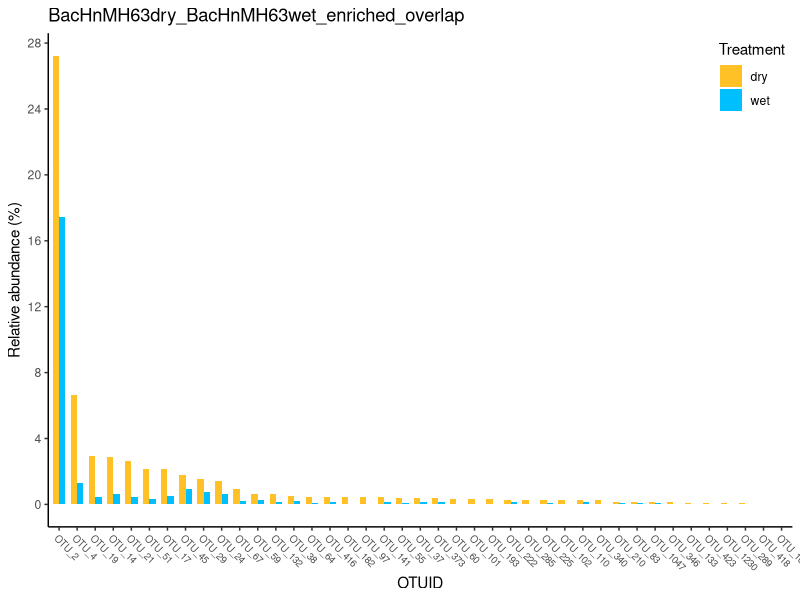

This figure's R source: (Note: this script raises an error after producing the figure.)
## ---- chunk 1
print(paste("Your working directory is in",getwd()))
rm(list=ls()) 

library(ggplot2)
library(ggpubr)
library(dplyr)
## ---- chunk 2
data <- read.table("./data/Fig-20181221-otubar-test.txt", header = T)
## ---- chunk 3
data_en_over <- filter(data, Type == "enriched_overlap")
data_en_over_dry <- filter(data_en_over, Treatment == "dry")
data_en_over_wet <- filter(data_en_over, Treatment == "wet")
## ---- chunk 4
data_en_over_dry  <- arrange(data_en_over_dry, desc(RA)) # decrease sort
data_en_over_dry$OTUID=factor(data_en_over_dry$OTUID,levels = data_en_over_dry$OTUID)
data_en_over_wet  <- arrange(data_en_over_wet, desc(RA)) # decrease sort
data_en_over_wet$OTUID=factor(data_en_over_wet$OTUID,levels = data_en_over_wet$OTUID)
data_en_over_merge <- rbind(data_en_over_dry, data_en_over_wet)
head(data_en_over_merge)
## ---- chunk 5
p = ggplot(data_en_over_merge, aes(x = OTUID, y = RA, fill = Treatment)) + 
  geom_bar(stat="identity", position=position_dodge(),width=0.7, na.rm = TRUE)+
  scale_fill_manual(values=c("goldenrod1", "deepskyblue"))+ 
  xlab("OTUID")+
  ylab("Relative abundance (%)")+
  theme_classic()+
  theme(axis.text.x = element_text(angle = -45, vjust = 1, hjust = 0, size = 7)) + 
  ggtitle("BacHnMH63dry_BacHnMH63wet_enriched_overlap")+ 
  theme(legend.justification=c(1,1), legend.position=c(1,1))+ 
  scale_y_continuous(breaks=seq(0, 30, 4))
p
ggsave(paste("result/20181221-otubar-BacHnMH63dry_wet_enriched_overlap.pdf", sep=""), p, width = 6, height = 4)
## ---- chunk 6
data_en_aa <- filter(data, Type == "enriched_AA")
data_en_aa_dry <- filter(data_en_aa, Treatment == "dry")
data_en_aa_wet <- filter(data_en_aa, Treatment == "wet")
## ---- chunk 7
data_en_aa_dry  <- arrange(data_en_aa_dry, desc(RA)) # decrease sort
data_en_aa_dry$OTUID=factor(data_en_aa_dry$OTUID,levels = data_en_aa_dry$OTUID)
data_en_aa_wet  <- arrange(data_en_aa_wet, desc(RA)) # decrease sort
data_en_aa_wet$OTUID=factor(data_en_aa_wet$OTUID,levels = data_en_aa_wet$OTUID)
data_en_aa_merge <- rbind(data_en_aa_dry, data_en_aa_wet)
head(data_en_aa_merge)
## ---- chunk 8
p = ggplot(data_en_aa_merge, aes(x = OTUID, y = RA, fill = Treatment)) + 
  geom_bar(stat="identity", position=position_dodge(),width=0.7, na.rm = TRUE)+
  scale_fill_manual(values=c("goldenrod1", "deepskyblue"))+ 
  xlab("OTUID")+
  ylab("Relative abundance(%)")+
  theme_classic()+
  theme(axis.text.x = element_text(angle = -45, vjust = 1, hjust = 0, size = 7)) + 
  ggtitle("BacHnMH63dry_BacHnMH63wet_enriched_AA")+ 
  theme(legend.justification=c(1,1), legend.position=c(1,1))+ 
  scale_y_continuous(breaks=seq(0, 5, 1))
p

ggsave(paste("result/20181221-otubar-BacHnMH63dry_wet_enriched_AA.pdf", sep=""), p, width = 6, height = 4)
## ---- chunk 9
data_de_over <- filter(data, Type == "depleted_overlap")
data_de_over_dry <- filter(data_de_over, Treatment == "dry")
data_de_over_wet <- filter(data_de_over, Treatment == "wet")
## ---- chunk 10
data_de_over_dry  <- arrange(data_de_over_dry, desc(RA)) # decrease sort
data_de_over_dry$OTUID=factor(data_de_over_dry$OTUID,levels = data_de_over_dry$OTUID)
data_de_over_wet  <- arrange(data_de_over_wet, desc(RA)) # decrease sort
data_de_over_wet$OTUID=factor(data_de_over_wet$OTUID,levels = data_de_over_wet$OTUID)
data_de_over_merge <- rbind(data_de_over_wet, data_de_over_dry)
head(data_de_over_merge)
## ---- chunk 11
p = ggplot(data_de_over_merge, aes(x = OTUID, y = RA, fill = Treatment)) + 
  geom_bar(stat="identity", position=position_dodge(),width=0.7, na.rm = TRUE)+
  scale_fill_manual(values=c("goldenrod1", "deepskyblue"))+ 
  xlab("OTUID")+
  ylab("Relative abundance(%)")+
  theme_classic()+
  theme(axis.text.x = element_text(angle = -45, vjust = 1, hjust = 0, size = 7)) + 
  ggtitle("BacHnMH63dry_BacHnMH63wet_depleted_overlap")+ 
  theme(legend.justification=c(1,1), legend.position=c(1,1))+ 
  scale_y_continuous(breaks=seq(0, 5, 0.5))
p

ggsave(paste("result/20181221-otubar-BacHnMH63dry_wet_depleted_overlap.pdf", sep=""), p, width = 6, height = 4)
## ---- chunk 12
data_de_aa <- filter(data, Type == "depleted_AA")
data_de_aa_dry <- filter(data_de_aa, Treatment == "dry")
data_de_aa_wet <- filter(data_de_aa, Treatment == "wet")
## ---- chunk 13
data_de_aa_dry  <- arrange(data_de_aa_dry, desc(RA)) # decrease sort
data_de_aa_dry$OTUID=factor(data_de_aa_dry$OTUID,levels = data_de_aa_dry$OTUID)
data_de_aa_wet  <- arrange(data_de_aa_wet, desc(RA)) # decrease sort
data_de_aa_wet$OTUID=factor(data_de_aa_wet$OTUID,levels = data_de_aa_wet$OTUID)
data_de_aa_merge <- rbind(data_de_aa_wet, data_de_aa_dry)
head(data_de_aa_merge)
## ---- chunk 14
p = ggplot(data_de_aa_merge, aes(x = OTUID, y = RA, fill = Treatment)) + 
  geom_bar(stat="identity", position=position_dodge(),width=0.7, na.rm = TRUE)+
  scale_fill_manual(values=c("goldenrod1", "deepskyblue"))+ 
  xlab("OTUID")+
  ylab("Relative abundance(%)")+
  theme_classic()+
  theme(axis.text.x = element_text(angle = -45, vjust = 1, hjust = 0, size = 7)) + 
  ggtitle("BacHnMH63dry_BacHnMH63wet_depleted_AA")+ 
  theme(legend.justification=c(1,1), legend.position=c(1,1))+ 
  scale_y_continuous(breaks=seq(0, 5, 0.01))
p

ggsave(paste("result/20181221-otubar-BacHnMH63dry_wet_depleted_AA.pdf", sep=""), p, width = 2, height = 4)
## ---- chunk 15
data_de_ra <- filter(data, Type == "depleted_RA")
data_de_ra_dry <- filter(data_de_ra, Treatment == "dry")
data_de_ra_wet <- filter(data_de_ra, Treatment == "wet")
## ---- chunk 16
data_de_ra_dry  <- arrange(data_de_ra_dry, desc(RA)) # decrease sort
data_de_ra_dry$OTUID=factor(data_de_ra_dry$OTUID,levels = data_de_ra_dry$OTUID)
data_de_ra_wet  <- arrange(data_de_ra_wet, desc(RA)) # decrease sort
data_de_ra_wet$OTUID=factor(data_de_ra_wet$OTUID,levels = data_de_ra_wet$OTUID)
data_de_ra_merge <- rbind(data_de_ra_wet, data_de_ra_dry)
head(data_de_ra_merge)
## ---- chunk 17
p = ggplot(data_de_ra_merge, aes(x = OTUID, y = RA, fill = Treatment)) + 
  geom_bar(stat="identity", position=position_dodge(),width=0.7, na.rm = TRUE)+
  scale_fill_manual(values=c("goldenrod1", "deepskyblue"))+ 
  xlab("OTUID")+
  ylab("Relative abundance(%)")+
  theme_classic()+
  theme(axis.text.x = element_text(angle = -45, vjust = 1, hjust = 0, size = 7)) + 
  ggtitle("BacHnMH63dry_BacHnMH63wet_depleted_ra")+ 
  theme(legend.justification=c(1,1), legend.position=c(1,1))+ 
  scale_y_continuous(breaks=seq(0, 5, 1))
p

ggsave(paste("result/20181221-otubar-BacHnMH63dry_wet_depleted_ra.pdf", sep=""), p, width = 5, height = 4)
## ---- chunk 18
data2 <- read.table("./data/Fig-20181221-otubar-test-hnwyj.txt", header = T)
## ---- chunk 19
data_en_over <- filter(data2, Type == "enriched_overlap")
data_en_over_dry <- filter(data_en_over, Treatment == "dry")
data_en_over_wet <- filter(data_en_over, Treatment == "wet")
## ---- chunk 20
data_en_over_dry  <- arrange(data_en_over_dry, desc(RA)) # decrease sort
data_en_over_dry$OTUID=factor(data_en_over_dry$OTUID,levels = data_en_over_dry$OTUID)
data_en_over_wet  <- arrange(data_en_over_wet, desc(RA)) # decrease sort
data_en_over_wet$OTUID=factor(data_en_over_wet$OTUID,levels = data_en_over_wet$OTUID)
data_en_over_merge <- rbind(data_en_over_dry, data_en_over_wet)
head(data_en_over_merge)
## ---- chunk 21
p = ggplot(data_en_over_merge, aes(x = OTUID, y = RA, fill = Treatment)) + 
  geom_bar(stat="identity", position=position_dodge(),width=0.7, na.rm = TRUE)+
  scale_fill_manual(values=c("goldenrod1", "deepskyblue"))+ 
  xlab("OTUID")+
  ylab("Relative abundance (%)")+
  theme_classic()+
  theme(axis.text.x = element_text(angle = -45, vjust = 1, hjust = 0, size = 7)) + 
  ggtitle("BacHnWYJ7DEP1dry_BacHnWYJ7DEP1wet_enriched_overlap")+ 
  theme(legend.justification=c(1,1), legend.position=c(1,1))+ 
  scale_y_continuous(breaks=seq(0, 20, 3))
p
ggsave(paste("result/20181221-otubar-BacHnWYJ7DEP1dry_wet_enriched_overlap.pdf", sep=""), p, width = 6, height = 4)
## ---- chunk 22
data_en_aa <- filter(data2, Type == "enriched_AA")
data_en_aa_dry <- filter(data_en_aa, Treatment == "dry")
data_en_aa_wet <- filter(data_en_aa, Treatment == "wet")
## ---- chunk 23
data_en_aa_dry  <- arrange(data_en_aa_dry, desc(RA)) # decrease sort
data_en_aa_dry$OTUID=factor(data_en_aa_dry$OTUID,levels = data_en_aa_dry$OTUID)
data_en_aa_wet  <- arrange(data_en_aa_wet, desc(RA)) # decrease sort
data_en_aa_wet$OTUID=factor(data_en_aa_wet$OTUID,levels = data_en_aa_wet$OTUID)
data_en_aa_merge <- rbind(data_en_aa_dry, data_en_aa_wet)
head(data_en_aa_merge)
## ---- chunk 24
p = ggplot(data_en_aa_merge, aes(x = OTUID, y = RA, fill = Treatment)) + 
  geom_bar(stat="identity", position=position_dodge(),width=0.7, na.rm = TRUE)+
  scale_fill_manual(values=c("goldenrod1", "deepskyblue"))+ 
  xlab("OTUID")+
  ylab("Relative abundance(%)")+
  theme_classic()+
  theme(axis.text.x = element_text(angle = -45, vjust = 1, hjust = 0, size = 7)) + 
  ggtitle("BacHnWYJ7DEP1dry_BacHnWYJ7DEP1wet_enriched_AA")+ 
  theme(legend.justification=c(1,1), legend.position=c(1,1))+ 
  scale_y_continuous(breaks=seq(0, 5, 1))
p

ggsave(paste("result/20181221-otubar-BacHnWYJ7DEP1dry_wet_enriched_AA.pdf", sep=""), p, width = 7, height = 4)
## ---- chunk 25
data_de_over <- filter(data2, Type == "depleted_overlap")
data_de_over_dry <- filter(data_de_over, Treatment == "dry")
data_de_over_wet <- filter(data_de_over, Treatment == "wet")
## ---- chunk 26
data_de_over_dry  <- arrange(data_de_over_dry, desc(RA)) # decrease sort
data_de_over_dry$OTUID=factor(data_de_over_dry$OTUID,levels = data_de_over_dry$OTUID)
data_de_over_wet  <- arrange(data_de_over_wet, desc(RA)) # decrease sort
data_de_over_wet$OTUID=factor(data_de_over_wet$OTUID,levels = data_de_over_wet$OTUID)
data_de_over_merge <- rbind(data_de_over_wet, data_de_over_dry)
head(data_de_over_merge)
## ---- chunk 27
p = ggplot(data_de_over_merge, aes(x = OTUID, y = RA, fill = Treatment)) + 
  geom_bar(stat="identity", position=position_dodge(),width=0.7, na.rm = TRUE)+
  scale_fill_manual(values=c("goldenrod1", "deepskyblue"))+ 
  xlab("OTUID")+
  ylab("Relative abundance(%)")+
  theme_classic()+
  theme(axis.text.x = element_text(angle = -45, vjust = 1, hjust = 0, size = 7)) + 
  ggtitle("BacHnWYJ7DEP1dry_BacHnWYJ7DEP1wet_depleted_overlap")+ 
  theme(legend.justification=c(1,1), legend.position=c(1,1))+ 
  scale_y_continuous(breaks=seq(0, 10, 1))
p

ggsave(paste("result/20181221-otubar-BacHnWYJ7DEP1dry_wet_depleted_overlap.pdf", sep=""), p, width = 7, height = 4)
## ---- chunk 28
data_de_aa <- filter(data2, Type == "depleted_AA")
data_de_aa_dry <- filter(data_de_aa, Treatment == "dry")
data_de_aa_wet <- filter(data_de_aa, Treatment == "wet")
## ---- chunk 29
data_de_aa_dry  <- arrange(data_de_aa_dry, desc(RA)) # decrease sort
data_de_aa_dry$OTUID=factor(data_de_aa_dry$OTUID,levels = data_de_aa_dry$OTUID)
data_de_aa_wet  <- arrange(data_de_aa_wet, desc(RA)) # decrease sort
data_de_aa_wet$OTUID=factor(data_de_aa_wet$OTUID,levels = data_de_aa_wet$OTUID)
data_de_aa_merge <- rbind(data_de_aa_wet, data_de_aa_dry)
head(data_de_aa_merge)
## ---- chunk 30
p = ggplot(data_de_aa_merge, aes(x = OTUID, y = RA, fill = Treatment)) + 
  geom_bar(stat="identity", position=position_dodge(),width=0.7, na.rm = TRUE)+
  scale_fill_manual(values=c("goldenrod1", "deepskyblue"))+ 
  xlab("OTUID")+
  ylab("Relative abundance(%)")+
  theme_classic()+
  theme(axis.text.x = element_text(angle = -45, vjust = 1, hjust = 0, size = 7)) + 
  ggtitle("BacHnWYJ7DEP1dry_BacHnWYJ7DEP1wet_depleted_AA")+ 
  theme(legend.justification=c(1,1), legend.position=c(1,1))+ 
  scale_y_continuous(breaks=seq(0, 5, 0.002))
p

ggsave(paste("result/20181221-otubar-BacHnWYJ7DEP1dry_wet_depleted_AA.pdf", sep=""), p, width = 2, height = 4)
## ---- chunk 31
data_de_ra <- filter(data2, Type == "depleted_RA")
data_de_ra_dry <- filter(data_de_ra, Treatment == "dry")
data_de_ra_wet <- filter(data_de_ra, Treatment == "wet")
## ---- chunk 32
data_de_ra_dry  <- arrange(data_de_ra_dry, desc(RA)) # decrease sort
data_de_ra_dry$OTUID=factor(data_de_ra_dry$OTUID,levels = data_de_ra_dry$OTUID)
data_de_ra_wet  <- arrange(data_de_ra_wet, desc(RA)) # decrease sort
data_de_ra_wet$OTUID=factor(data_de_ra_wet$OTUID,levels = data_de_ra_wet$OTUID)
data_de_ra_merge <- rbind(data_de_ra_wet, data_de_ra_dry)
head(data_de_ra_merge)
## ---- chunk 33
p = ggplot(data_de_ra_merge, aes(x = OTUID, y = RA, fill = Treatment)) + 
  geom_bar(stat="identity", position=position_dodge(),width=0.7, na.rm = TRUE)+
  scale_fill_manual(values=c("goldenrod1", "deepskyblue"))+ 
  xlab("OTUID")+
  ylab("Relative abundance(%)")+
  theme_classic()+
  theme(axis.text.x = element_text(angle = -45, vjust = 1, hjust = 0, size = 7)) + 
  ggtitle("BacHnWYJ7DEP1dry_BacHnWYJ7DEP1wet_depleted_RA")+ 
  theme(legend.justification=c(1,1), legend.position=c(1,1))+ 
  scale_y_continuous(breaks=seq(0, 5, 1))
p

ggsave(paste("result/20181221-otubar-BacHnWYJ7DEP1dry_wet_depleted_RA.pdf", sep=""), p, width = 7, height = 4)
